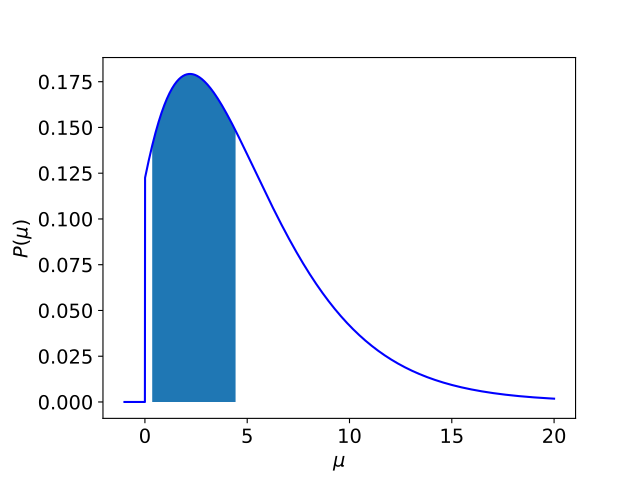

Generate this figure with Python:
import numpy 
import matplotlib.pyplot as plt
import scipy.integrate as integrate
plt.rcParams.update({'font.size': 14})

from model import *
import marginalised_likelihood

# find and plot the 68.3\% interval using the `shortest' algorithm
# prior on mu P(mu)
def prior_mu_new(mu):
  if (mu > 50 or mu < 0) : return 0
  else: return 1./50

marginalised_likelihood.prior_mu = prior_mu_new

# could also do the full integral but its slower
def integral_range(mua,mub,n): 
  return integrate.quad(pmu,mua,mub,args=(n))[0]

xaxis = numpy.linspace(-1,20,5000)
normalisation = marginalised_likelihood.norm(n) 
posterior_dist = [ marginalised_likelihood.integral(n,mu)/normalisation for mu in xaxis ]

intervals=[]
for i in range(len(xaxis)):
 x = xaxis[i]
 if x > 8: break
 inte=0
 for j in range(i,len(xaxis)-1):
   y = xaxis[j+1]
   yl = xaxis[j]
   inte += posterior_dist[j]*(y-yl)
   #inte = integral_range(x,y,n)/norm(n)
   if inte >= 0.683: 
    intervals.append([y-x,[x,y],[i,j],inte])
    break
for interval in intervals: print(interval)
# find the smallest one
intervals.sort(); interval = intervals[0]
print("68.3%% interval (%.2f,%.2f)"%(interval[1][0],interval[1][1]))

# plot as a shaded region
i=interval[2][0]; j=interval[2][1]
plt.plot(xaxis,posterior_dist,color='blue')
plt.fill_between(xaxis[i:j],posterior_dist[i:j])
plt.xlabel("$\\mu$")
plt.ylabel("$P(\mu)$")
plt.show()
